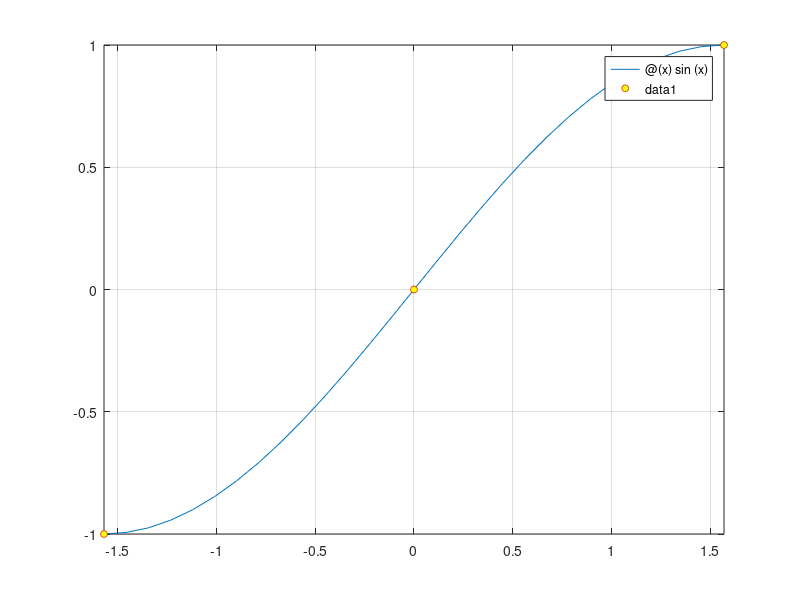

Reproduce this figure in MATLAB. (Note: this script raises an error after producing the figure.)
%% EXC2
%%
figure(1);
f=@(x)sin(x);
n=2;
X=linspace(-pi/2,pi/2,n+1);
Y=f(X);
fplot(f,[-pi/2,pi/2]);
hold on;
grid on;
plot(X,Y,'o','MarkerFaceColor','y','Markersize',5);
xgr=linspace(-pi/2,pi/2,100);
for i=1:length(xgr)
    [S(i)]=SplineL(X,Y,xgr(i));
end
plot(xgr,S,'o','MarkerFaceColor','r','Markersize',5);
%%
figure(2);
f=@(x)sin(x);
n=4;
X=linspace(-pi/2,pi/2,n+1);
Y=f(X);
fplot(f,[-pi/2,pi/2]);
hold on;
grid on;
plot(X,Y,'o','MarkerFaceColor','r','Markersize',10);
xgr=linspace(-pi/2,pi/2,100);
for i=1:length(xgr)
    [S(i)]=SplineL(X,Y,xgr(i));
end
plot(xgr,S,'o','MarkerFaceColor','b','Markersize',10);
%%
figure(3);
f=@(x)sin(x);
n=10;
X=linspace(-pi/2,pi/2,n+1);
Y=f(X);
fplot(f,[-pi/2,pi/2]);
hold on;
grid on;
plot(X,Y,'o','MarkerFaceColor','r','Markersize',10);
xgr=linspace(-pi/2,pi/2,100);
for i=1:length(xgr)
    [S(i)]=SplineL(X,Y,xgr(i));
end
plot(xgr,S,'o','MarkerFaceColor','b','Markersize',10);
%%
f=@(x)sin(x);
n=10;
X=linspace(-pi/2,pi/2,n+1);
Y=f(X);
xgr=linspace(-pi/2,pi/2,100);
[y]=SplineLv(X,Y,xgr)